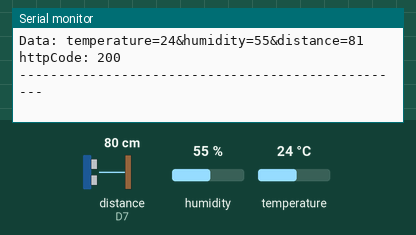
The sketch below on a simulated ESP8266 (NodeMCU). Shown: the last lines printed to the serial monitor. The test bench sets the inputs (shaded band); at power-on: distance to the obstacle (sensor on D7) 80 cm, humidity 55 %, temperature 24 °C. The echo pulse lasts 58.3 µs per cm; WiFi joins after 1.5 s; servers stay silent unless stated; uploads are accepted with an empty reply.

Above: at 3.7 s.
3.8 s: distance to the obstacle (sensor on D7) set to 2 cm
11.4 s: humidity set to 22 %
At 12.89 s:
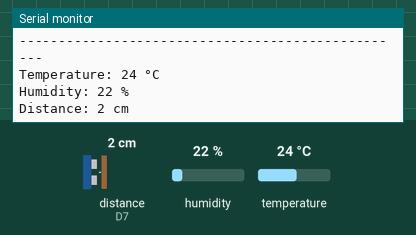
19.0 s: temperature set to 12 °C
At 23.7 s:
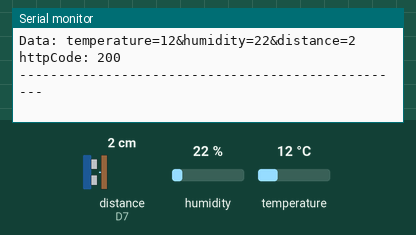
26.6 s: distance to the obstacle (sensor on D7) set to 4 cm
At 34.0 s:
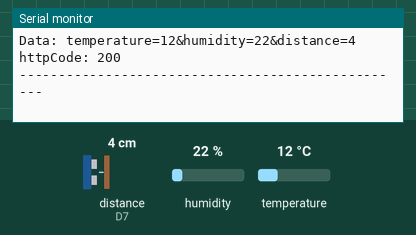
34.2 s: humidity set to 40 %
Timing chart, 0 to 37.2 s (numbered marks = the images above; inputs shaded):
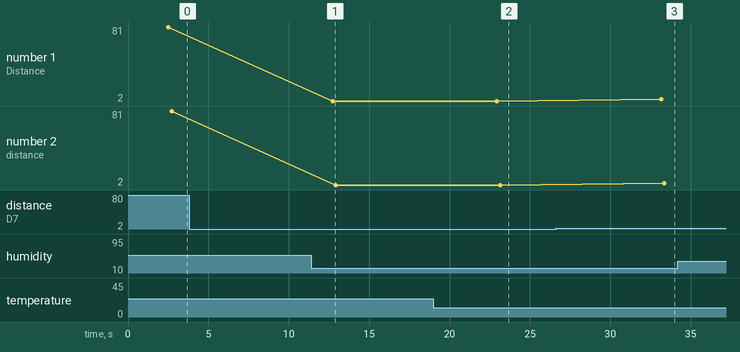

The sketch:

testdhtsonar.ino
```cpp
#include <ESP8266WiFi.h>
#include <ESP8266HTTPClient.h>
#include <DHT.h>
#include <NewPing.h>  // Include the NewPing library for HC-SR04 sonar sensor

#define DHTPIN D5
#define DHTTYPE DHT22
#define TRIGGER_PIN D6   // Define the pin for the sonar sensor trigger
#define ECHO_PIN D7      // Define the pin for the sonar sensor echo

DHT dht(DHTPIN, DHTTYPE);
WiFiClient client;
String URL = "http://192.168.0.110/env_project/test_data.php";

const char* ssid = "FARHADET_2.4GHz@unifi";
const char* password = "11sambungan";

int temperature = 0;
int humidity = 0;
int distance = 0;

NewPing sonar(TRIGGER_PIN, ECHO_PIN);  // Initialize sonar sensor

void setup() {
    Serial.begin(115200);
    dht.begin();
    connectWiFi();
}

void loop() {
    if (WiFi.status() != WL_CONNECTED) {
        connectWiFi();
    }

    Load_DHT22_Data();
    readSonarData();

    String postData = "temperature=" + String(temperature) + "&humidity=" + String(humidity) + "&distance=" + String(distance);

    HTTPClient http;
    http.begin(client, URL);
    http.addHeader("Content-Type", "application/x-www-form-urlencoded");

    int httpCode = http.POST(postData);
    String payload = "";

    if (httpCode > 0) {
        if (httpCode == HTTP_CODE_OK) {
            payload = http.getString();
            Serial.println("Server response: " + payload);  // Print server response
        } else {
            Serial.printf("[HTTP] POST... code: %d\n", httpCode);
        }
    } else {
        Serial.printf("[HTTP] POST... failed, error: %s\n", http.errorToString(httpCode).c_str());
    }

    http.end();

    Serial.print("URL : "); Serial.println(URL);
    Serial.print("Data: "); Serial.println(postData);
    Serial.print("httpCode: "); Serial.println(httpCode);
    Serial.println("--------------------------------------------------");

    delay(10000);
}

void Load_DHT22_Data() {
    temperature = dht.readTemperature();
    humidity = dht.readHumidity();

    if (isnan(temperature) || isnan(humidity)) {
        Serial.println("Failed to read from DHT sensor!");
        temperature = 0;
        humidity = 0;
    }

    Serial.printf("Temperature: %d °C\n", temperature);
    Serial.printf("Humidity: %d %%\n", humidity);
}

void readSonarData() {
    unsigned int uS = sonar.ping();
    distance = sonar.convert_cm(uS);

    Serial.print("Distance: ");
    Serial.print(distance);
    Serial.println(" cm");
}

void connectWiFi() {
    WiFi.mode(WIFI_OFF);
    delay(1000);
    WiFi.mode(WIFI_STA);
    WiFi.begin(ssid, password);
    Serial.println("Connecting to WiFi");

    while (WiFi.status() != WL_CONNECTED) {
        delay(500);
        Serial.print(".");
    }

    Serial.println("");
    Serial.print("Connected to ");
    Serial.println(ssid);
    Serial.print("IP address: ");
    Serial.println(WiFi.localIP());
}
```

Measured:
- after the input at 11.4 s, the serial monitor: prints a new line after 1.3 s (image 1)
- after the input at 19.0 s, the serial monitor: prints a new line after 3.9 s (image 2)
- after the input at 26.6 s, the serial monitor: prints a new line after 6.6 s (image 3)
- plotted number 1: 2 → 4 after the input at 26.6 s
- plotted number 2: 2 → 4 after the input at 26.6 s
